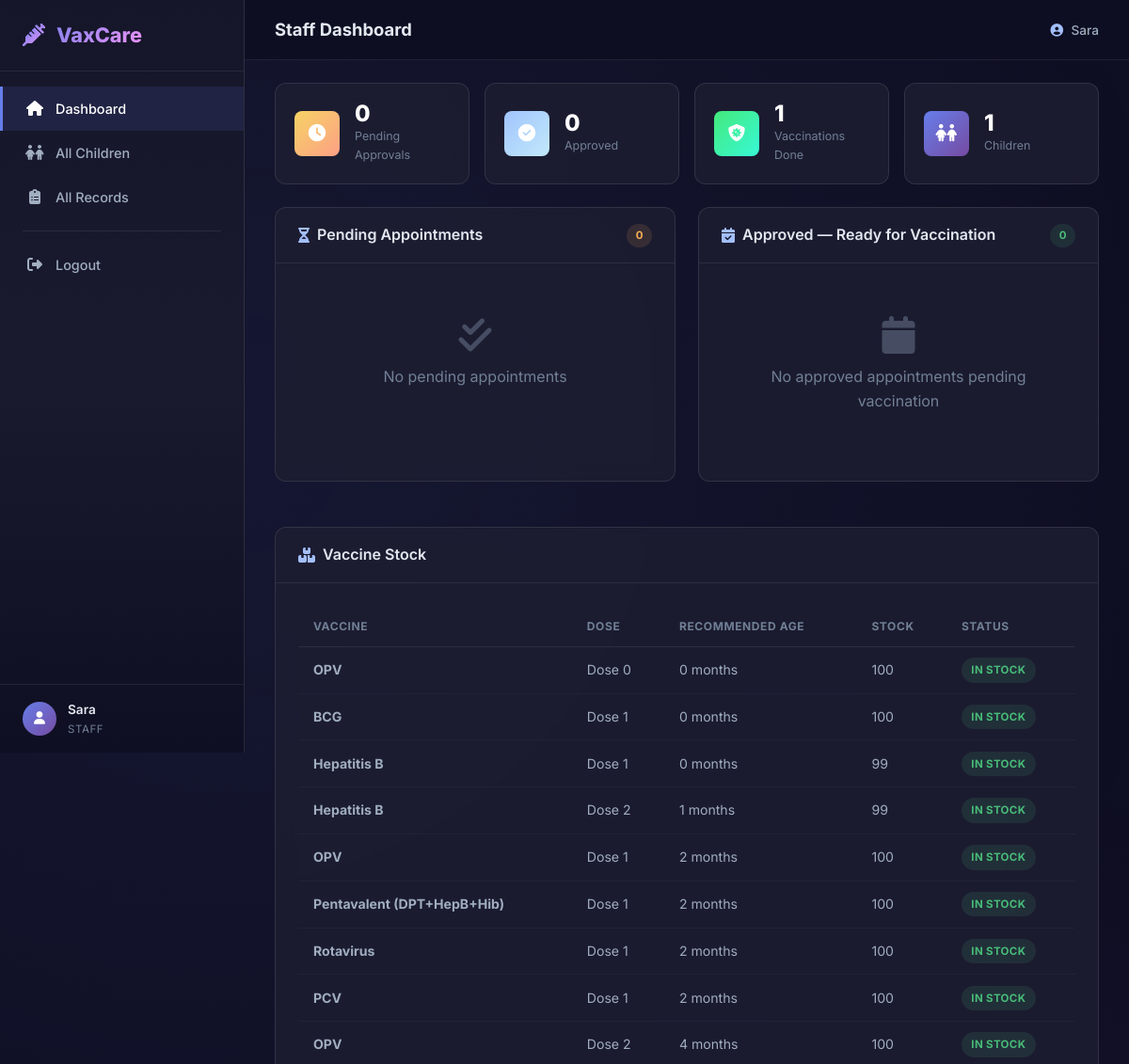
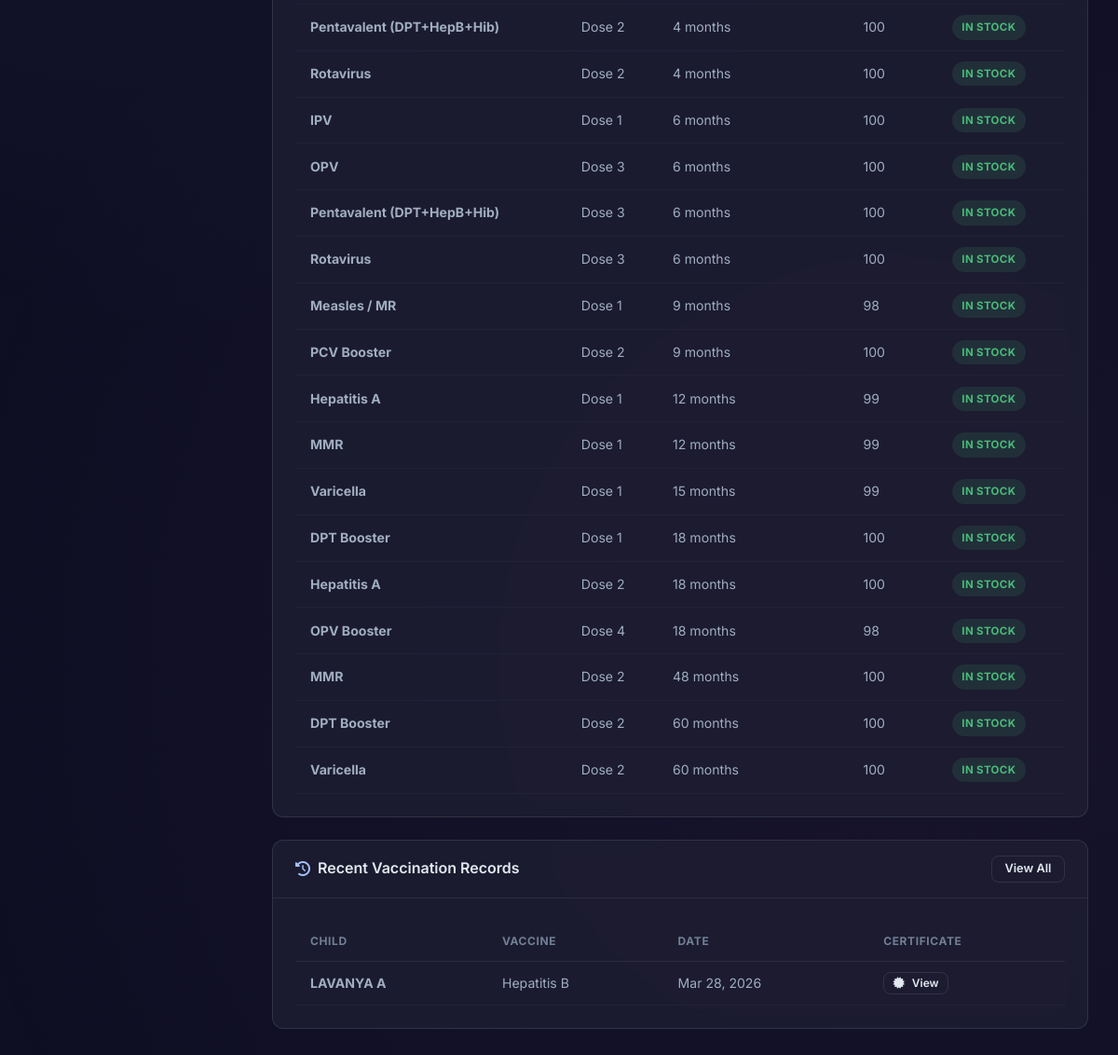
Before: /staff/ (signed in) with the older database file (2 pictures, top to bottom).
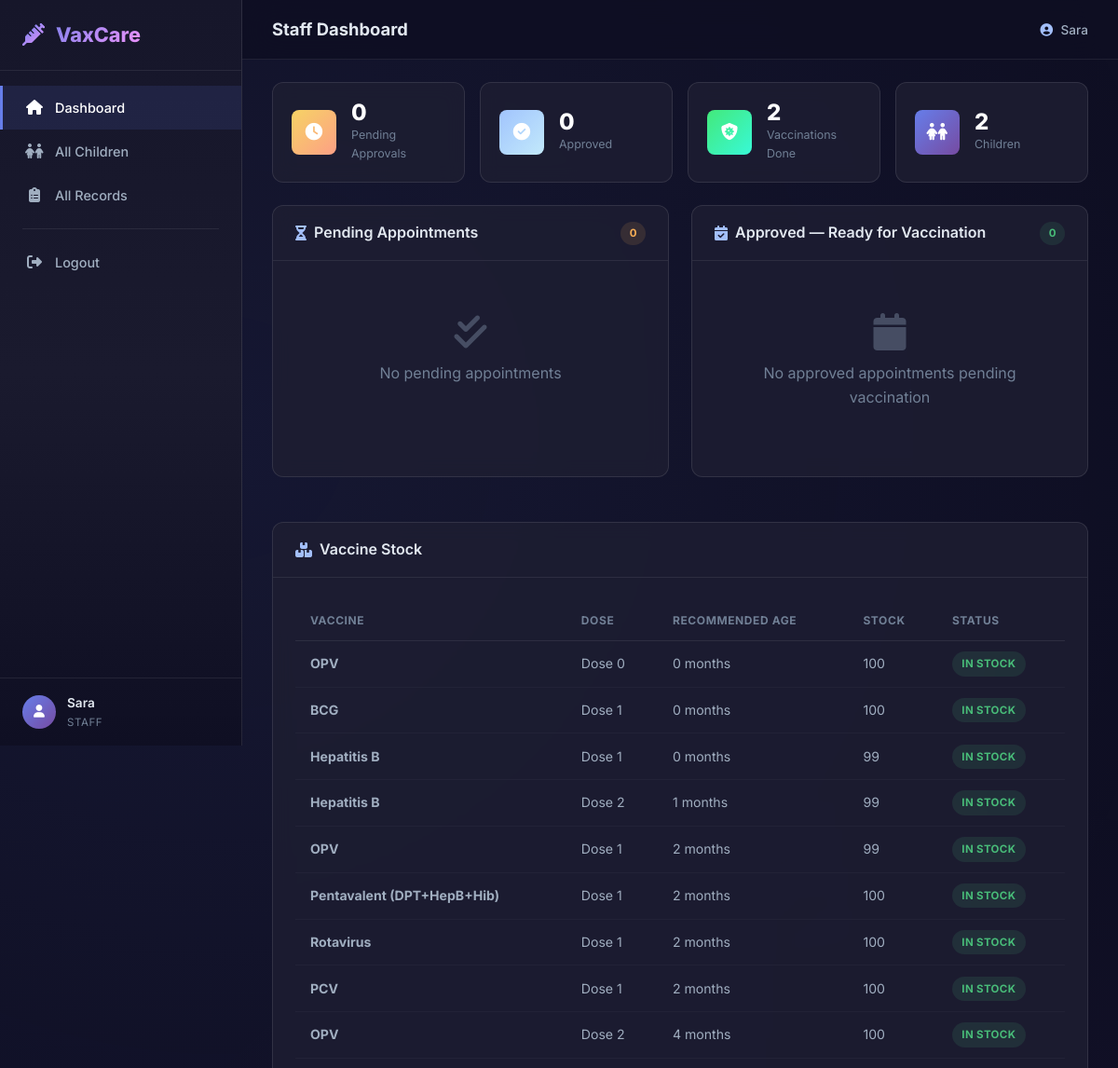
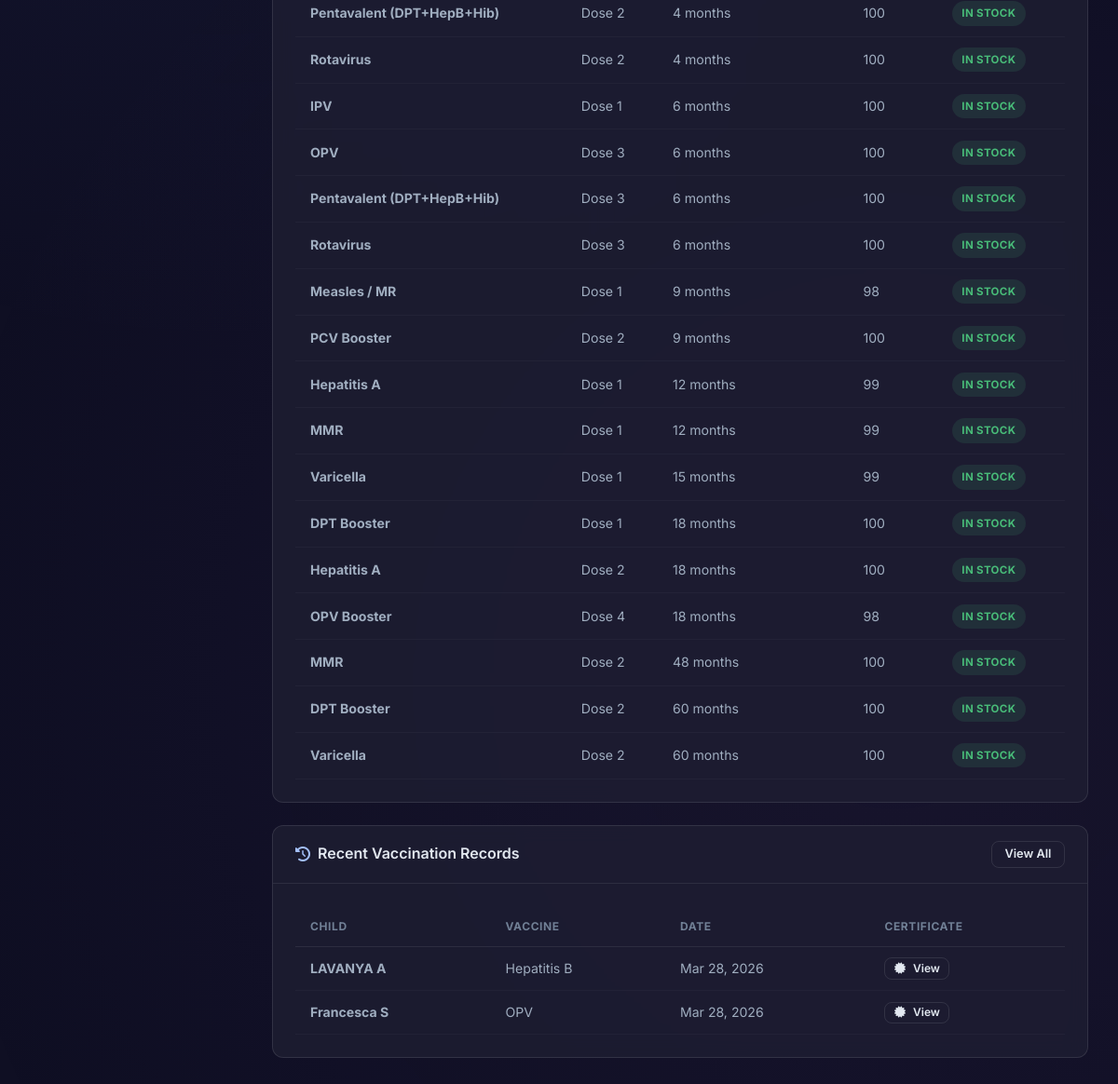
After: the same page with the newer database file (2 pictures, top to bottom).
### vaccination/models.py (models this page shows, shortened)
class Vaccine(models.Model):
    name = models.CharField(max_length=100)
    description = models.TextField(blank=True)
    recommended_age_months = models.PositiveIntegerField(
        help_text='Recommended age in months for this vaccine'
    )
    dose_number = models.PositiveIntegerField(default=1)
    stock = models.PositiveIntegerField(default=100)
    class Meta:
        ordering = ['recommended_age_months', 'dose_number']

class VaccinationRecord(models.Model):
    appointment = models.OneToOneField(
        Appointment, on_delete=models.CASCADE, related_name='record'
    )
    child = models.ForeignKey(Child, on_delete=models.CASCADE, related_name='vaccination_records')
    vaccine = models.ForeignKey(Vaccine, on_delete=models.CASCADE, related_name='records')
    date_administered = models.DateField(default=date.today)
    administered_by = models.ForeignKey(
        User, on_delete=models.SET_NULL, null=True, related_name='administered_records'
    )
    notes = models.TextField(blank=True)
    created_at = models.DateTimeField(auto_now_add=True)
    class Meta:
        ordering = ['-date_administered']

class Child(models.Model):
    GENDER_CHOICES = [
        ('M', 'Male'),
        ('F', 'Female'),
        ('O', 'Other'),
    ]
    BLOOD_GROUP_CHOICES = [
        ('A+', 'A+'), ('A-', 'A-'),
        ('B+', 'B+'), ('B-', 'B-'),
        ('AB+', 'AB+'), ('AB-', 'AB-'),
        ('O+', 'O+'), ('O-', 'O-'),
    ]
    name = models.CharField(max_length=100)
    dob = models.DateField(verbose_name='Date of Birth')
    gender = models.CharField(max_length=1, choices=GENDER_CHOICES)
    weight = models.DecimalField(max_digits=5, decimal_places=2, help_text='Weight in kg')
    blood_group = models.CharField(max_length=3, choices=BLOOD_GROUP_CHOICES)
    parent = models.ForeignKey(User, on_delete=models.CASCADE, related_name='children')
    created_at = models.DateTimeField(auto_now_add=True)
    class Meta:
        ordering = ['-created_at']

### vaccination/views.py (the view)
# urls.py: path('staff/', views.staff_dashboard, name='staff_dashboard'),
@staff_required
def staff_dashboard(request):
    pending = Appointment.objects.filter(status='pending').select_related(
        'child', 'child__parent', 'vaccine', 'hospital'
    )
    approved = Appointment.objects.filter(status='approved').select_related(
        'child', 'child__parent', 'vaccine', 'hospital'
    )
    recent_records = VaccinationRecord.objects.all().select_related(
        'child', 'vaccine'
    )[:10]
    total_pending = pending.count()
    total_approved = approved.count()
    total_completed = VaccinationRecord.objects.count()
    total_children = Child.objects.count()
    total_vaccines = Vaccine.objects.count()
    vaccine_stock = Vaccine.objects.all()
    context = {
        'pending': pending,
        'approved': approved,
        'recent_records': recent_records,
        'total_pending': total_pending,
        'total_approved': total_approved,
        'total_completed': total_completed,
        'total_children': total_children,
        'total_vaccines': total_vaccines,
        'vaccine_stock': vaccine_stock,
    }
    return render(request, 'vaccination/staff_dashboard.html', context)

### vaccination/views.py (called while the page is built)
def staff_required(view_func):
    def check_staff(u):
        if not u.is_staff_member:
            return False
        if not u.email_verified:
            return False
        return True
    decorated = login_required(
        user_passes_test(check_staff, login_url='verify_email')(view_func)
    )
    return decorated

### templates/vaccination/staff_dashboard.html (shortened to what the changed rows need)
{% extends 'vaccination/base.html' %}
{% block page_title %}Staff Dashboard{% endblock %}
{% block content %}
<div class="stats-row">
    <div class="stat-card">
        <div class="stat-info">
            <span class="stat-number">{{ total_completed }}</span>
            <span class="stat-label">Vaccinations Done</span>
        </div>
    </div>
    <div class="stat-card">
        <div class="stat-info">
            <span class="stat-number">{{ total_children }}</span>
            <span class="stat-label">Children</span>
        </div>
    </div>
</div>
<div class="card">
    <div class="card-body">
        {% if vaccine_stock %}
        <div class="table-responsive">
            <table class="data-table">
                <thead>
                    <tr>
                        <th>Vaccine</th>
                        <th>Dose</th>
                        <th>Recommended Age</th>
                        <th>Stock</th>
                        <th>Status</th>
                    </tr>
                </thead>
                <tbody>
                    {% for v in vaccine_stock %}
                    <tr>
                        <td><strong>{{ v.name }}</strong></td>
                        <td>Dose {{ v.dose_number }}</td>
                        <td>{{ v.recommended_age_months }} months</td>
                        <td>{{ v.stock }}</td>
                        <td>
                            {% if v.stock > 50 %}
                            <span class="status-badge status-completed">In Stock</span>
                            {% elif v.stock > 10 %}
                            <span class="status-badge status-approved">Low</span>
                            {% else %}
                            <span class="status-badge status-rejected">Critical</span>
                            {% endif %}
                        </td>
                    </tr>
                    {% endfor %}
                </tbody>
            </table>
        </div>
        {% else %}
        <div class="empty-state small">
            <i class="fas fa-box-open"></i>
            <p>No vaccines in stock database</p>
        </div>
        {% endif %}
    </div>
</div>
<div class="card">
    <div class="card-body">
        {% if recent_records %}
        <div class="table-responsive">
            <table class="data-table">
                <thead>
                    <tr>
                        <th>Child</th>
                        <th>Vaccine</th>
                        <th>Date</th>
                        <th>Certificate</th>
                    </tr>
                </thead>
                <tbody>
                    {% for rec in recent_records %}
                    <tr>
                        <td><strong>{{ rec.child.name }}</strong></td>
                        <td>{{ rec.vaccine.name }}</td>
                        <td>{{ rec.date_administered|date:"M d, Y" }}</td>
                        <td>
                            {% if rec.certificate %}
                            <a href="{% url 'staff_certificate_view' rec.id %}" class="btn btn-xs btn-outline">
                                <i class="fas fa-certificate"></i> View
                            </a>
                            {% else %}—{% endif %}
                        </td>
                    </tr>
                    {% endfor %}
                </tbody>
            </table>
        </div>
        {% else %}
        <div class="empty-state small">
            <i class="fas fa-file-medical"></i>
            <p>No records yet</p>
        </div>
        {% endif %}
    </div>
</div>
{% endblock %}

Changed rows visible on the page:
changed Vaccine (number 5 of 26 on the later page): stock "100" → "99"
added VaccinationRecord: child.name "Francesca S", vaccine.name "OPV", date_administered "Mar 28, 2026", shows "View"
Other visible differences:
{{ total_completed }}: "1" → "2"
{{ total_children }}: "1" → "2"
